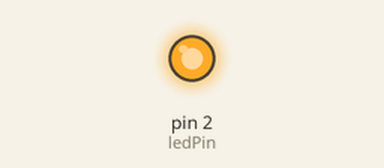
Bench run of a sketch on a simulated Arduino Uno, built with avr-gcc and run on an emulated ATmega328P. On the bench: output pins drawn as LEDs (lit = HIGH).

Above: at 0.2 s.
At 12.2 s:
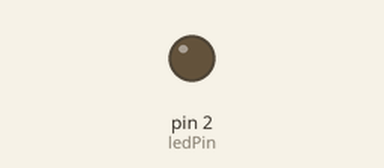
Timing chart, 0 to 19.5 s (numbered marks = the images above):
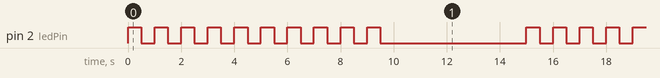

Measured:
- by itself, pin 2 (ledPin): repeats every 15.0 s: 9 × (LOW 0.50 s, HIGH 0.50 s), LOW 5.5 s, HIGH 0.50 s
- by itself, everything shown: repeats every 15.0 s, in 20 steps

The sketch:

Tugas_Prak_MCU_8.2.ino
```cpp
const int ledPin = 2;

void setup() {
  pinMode(ledPin, OUTPUT);
}

void loop() {
  for (int arr = 0; arr < 10; arr++) {
    digitalWrite(ledPin, HIGH);
    delay(500);
    digitalWrite(ledPin, LOW);
    delay(500);
  }
  delay(5000);
}

//TUGAS 2
```
